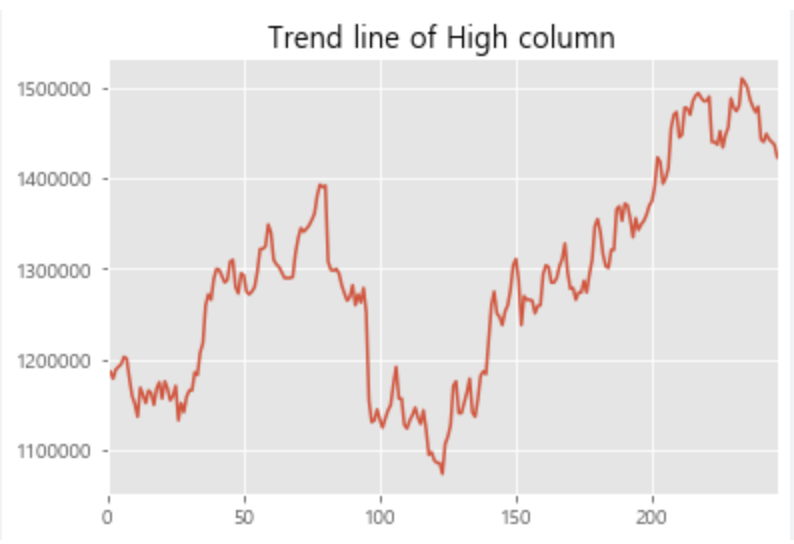
#> input picture testimg.png, 794 x 544 px; its folder holds only this picture in this run
$ python -i engine.py   (imports and definitions only)
#> lines starting #> are read from the running program, lines starting #| are printed output that depends on the picture
import base64
from typing import Dict, List, Optional, Tuple

import cv2
import numpy as np

import config
from spatial_audio import generate_spatial_audio

# [658 lines left out: functions generate_stereo_sound, _crop_image, _moving_average, _red_blue_masks, _component_body_close, _estimate_price_panel_bounds and 13 more, not called in this run]

def extract_timeseries_from_image(image_bytes: bytes, crop: Optional[Dict[str, int]] = None, sample_count: int = 96, chart_type: str = "auto", color_scheme: str = "red_up_blue_down") -> Dict:
    np_buffer = np.frombuffer(image_bytes, np.uint8)
    image = cv2.imdecode(np_buffer, cv2.IMREAD_COLOR)
    if image is None:
        raise ValueError("\uc774\ubbf8\uc9c0\ub97c \uc77d\uc744 \uc218 \uc5c6\uc2b5\ub2c8\ub2e4.")

    roi, crop_info = _crop_image(image, crop)
    h, w = roi.shape[:2]
    if h < 10 or w < 10:
        raise ValueError("\uc120\ud0dd\ud55c \uadf8\ub798\ud504 \uc601\uc5ed\uc774 \ub108\ubb34 \uc791\uc2b5\ub2c8\ub2e4.")

    chart_type = (chart_type or "auto").lower()
    color_scheme = color_scheme or "red_up_blue_down"
    if chart_type in ("auto", "candlestick"):
        if color_scheme == "auto":
            results = [
                _extract_candlestick_timeseries(roi, crop_info, sample_count, color_scheme="red_up_blue_down"),
                _extract_candlestick_timeseries(roi, crop_info, sample_count, color_scheme="blue_up_red_down"),
            ]
            results = [result for result in results if result is not None]
            candlestick_result = max(results, key=lambda result: result.get("confidence", {}).get("score", 0.0)) if results else None
            if candlestick_result is not None:
                candlestick_result["color_scheme"] = "auto"
        else:
            candlestick_result = _extract_candlestick_timeseries(roi, crop_info, sample_count, color_scheme=color_scheme)
        if candlestick_result is not None:
            return candlestick_result
        if chart_type == "candlestick":
            raise ValueError("캔들 몸통을 충분히 찾지 못했습니다. 가격 차트 영역만 다시 드래그하거나 캔들 색상 설정을 변경해 주세요.")

    gray = cv2.cvtColor(roi, cv2.COLOR_BGR2GRAY)
    hsv = cv2.cvtColor(roi, cv2.COLOR_BGR2HSV)
    saturation = hsv[:, :, 1]
    value = hsv[:, :, 2]

    dark_mask = gray < 190
    color_mask = (saturation > 45) & (value < 245)
    line_mask = (dark_mask | color_mask).astype(np.uint8) * 255

    kernel = np.ones((2, 2), np.uint8)
    line_mask = cv2.morphologyEx(line_mask, cv2.MORPH_OPEN, kernel)
    line_mask = cv2.morphologyEx(line_mask, cv2.MORPH_CLOSE, kernel)

    xs: List[int] = []
    ys: List[float] = []
    previous_y: Optional[float] = None

    for x in range(w):
        y_candidates = np.where(line_mask[:, x] > 0)[0]
        if len(y_candidates) == 0 or len(y_candidates) > h * 0.55:
            continue

        if previous_y is None:
            y = float(np.median(y_candidates))
        else:
            y = float(y_candidates[np.argmin(np.abs(y_candidates - previous_y))])

        xs.append(x)
        ys.append(y)
        previous_y = y

    if len(xs) < max(8, sample_count // 8):
        raise ValueError("\uadf8\ub798\ud504 \uc120\uc744 \ucda9\ubd84\ud788 \ucd94\ucd9c\ud558\uc9c0 \ubabb\ud588\uc2b5\ub2c8\ub2e4. \uadf8\ub798\ud504 \uc601\uc5ed\uc744 \uc120 \uc911\uc2ec\uc73c\ub85c \ub2e4\uc2dc \uc120\ud0dd\ud574 \uc8fc\uc138\uc694.")

    full_x = np.arange(w)
    interpolated_y = np.interp(full_x, np.array(xs), np.array(ys))
    smoothed_y = _moving_average(interpolated_y, window=max(5, w // 80))

    sample_x = np.linspace(0, w - 1, sample_count)
    sample_y = np.interp(sample_x, full_x, smoothed_y)
    normalized = 1.0 - (sample_y / max(1, h - 1))
    normalized = np.clip(normalized, 0.0, 1.0)

    points = [
        {
            "x": float(x / max(1, w - 1)),
            "y": float(value),
            "pixel_x": int(round(x)) + crop_info["x"],
            "pixel_y": int(round(y)) + crop_info["y"],
        }
        for x, y, value in zip(sample_x, sample_y, normalized)
    ]

    analysis = analyze_timeseries(normalized.tolist())
    return {
        "data": normalized.tolist(),
        "points": points,
        "crop": crop_info,
        "analysis": analysis,
        "chart_type": "line",
        "confidence": {"score": 0.85, "level": "medium", "warnings": []},
    }

# [67 lines left out: functions _position_label, analyze_timeseries, not called in this run]

>>> import cv2
>>> picture = cv2.imread('testimg.png', cv2.IMREAD_GRAYSCALE)
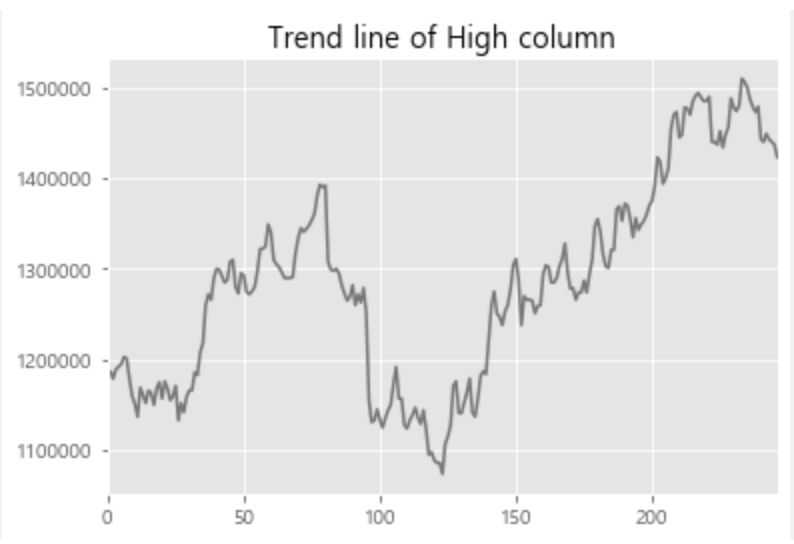
#> picture: shape (544, 794); min 15, max 255, mean 233.6
>>> result = extract_timeseries_from_image(picture)
#> (the run stopped early here; a loop or call above may not have finished)
